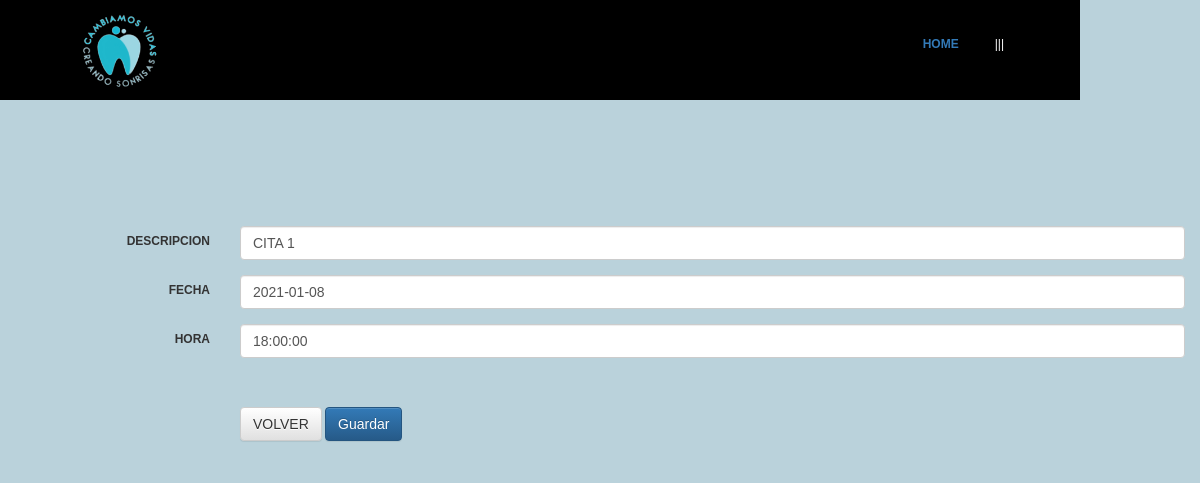
Page /codigoFuente/modificar/modificar_agenda.php?ID_CITA=1 (signed in) on the committed database.
### tables this page shows
CREATE TABLE AGENDA (
  ID_CITA integer AUTO_INCREMENT,
  DNI_PACIENTE varchar(9),
  DESCRIPCION_CITA varchar(200),
  FECHA_CITA date,
  HORA_CITA time,
  PRIMARY KEY (ID_CITA),
  FOREIGN KEY (DNI_PACIENTE) REFERENCES PACIENTES (DNI_PACIENTE)
);

### codigoFuente/modificar/modificar_agenda.php (the view, shortened to what this page needs)
<html>
<head>
	<link rel="stylesheet" type="text/css" href="css/style.css">
	<link href="css/bootstrap.min.css" rel="stylesheet">
	<link href="css/bootstrap-theme.css" rel="stylesheet">
</head>
<body style="background-color:#BAD2DB">
<div id= "formulario">
<header id="Header">
	<img src="css/imagen2.png" alt="" class="logo">
	<ul class="main-menu">
		<li class="cta"><a href="../home.php">HOME</a></li>
		<ul class="nav">
			<li><a href="">|||</a></img>
			</li>
		</ul>
	</ul>
</header>
<br><br><br><br><br><br><br><br><br><br><br><br>
<?php
	require 'conexion.php';
	$ID_CITA = $_GET['ID_CITA'];
	$sql = "SELECT * FROM agenda WHERE ID_CITA = '$ID_CITA'";
	$resultado = $mysqli->query($sql);
	$row = $resultado->fetch_array(MYSQLI_ASSOC);
?>
		<div class="container">
			<form class="form-horizontal" method="POST" action="update_agenda.php" autocomplete="off">
				<div class="form-group">
					<label for="DESCRIPCION_CITA" class="col-sm-2 control-label">DESCRIPCION</label>
					<div class="col-sm-10">
						<input type="text" class="form-control" id="DESCRIPCION_CITA" name="DESCRIPCION_CITA" placeholder="DESCRIPCION_CITA" value="<?php echo $row['DESCRIPCION_CITA']; ?>" required>
					</div>
				</div>
				<div class="form-group">
					<label for="FECHA_CITA" class="col-sm-2 control-label">FECHA</label>
					<div class="col-sm-10">
						<input type="FECHA_CITA" class="form-control" id="FECHA_CITA" name="FECHA_CITA" placeholder="FECHA_CITA" value="<?php echo $row['FECHA_CITA']; ?>"  required>
					</div>
				</div>
				<div class="form-group">
					<label for="HORA_CITA" class="col-sm-2 control-label">HORA</label>
					<div class="col-sm-10">
						<input type="HORA_CITA" class="form-control" id="HORA_CITA" name="HORA_CITA" placeholder="HORA_CITA" value="<?php echo $row['HORA_CITA']; ?>"  required>
					</div>
				</div>
				<br><br>
				<div class="form-group">
					<div class="col-sm-offset-2 col-sm-10">
						<a href="agenda2.php" class="btn btn-default">VOLVER</a>
						<button type="submit" class="btn btn-primary">Guardar</button>
					</div>
				</div>
			</form>
		</div>
	</body>
</html>

### codigoFuente/modificar/css/style.css (style rules this page uses)
#formulario { padding: 20px 0px 0px 30px; font-family:verdana,arial; font-size:9pt; display: flex; flex-direction: column; justify-content: center; align-items: center; }
#header { height: auto; width: 90%; position: fixed; top: 0; left: 0; display:flex; justify-content: space-between; align-items: center; padding: 0 5%; box-sixing: border-box; height: 100px; transition: 0.5s; background-color: black; border: 4px solid black; }
.logo { height: 100%; }
.main-menu { display: flex; justify-content: center; align-items: center; list-style: none; }
.cta { padding: 10px 24px; border-radius: 30px; background-color: var(--main-color); color: #f2f2f2; font-weight: 600; cursor: pointer; transition: 0.5s; }
* { margin:0px; padding:0px; }
ul, ol { list-style:none; }
.nav > li { float:left; }
.nav li a { background-color:#000; color:#fff; text-decoration:none; padding:10px 12px; display:block; }

### codigoFuente/modificar/modificar_agenda.php (style rules this page uses)
* { margin:0px; padding:0px; }
ul, ol { list-style:none; }
.nav > li { float:left; }
.nav li a { background-color:#000; color:#fff; text-decoration:none; padding:10px 12px; display:block; }

### rows in the picture
agenda: DESCRIPCION_CITA "CITA 1", FECHA_CITA "2021-01-08", HORA_CITA "18:00:00"
